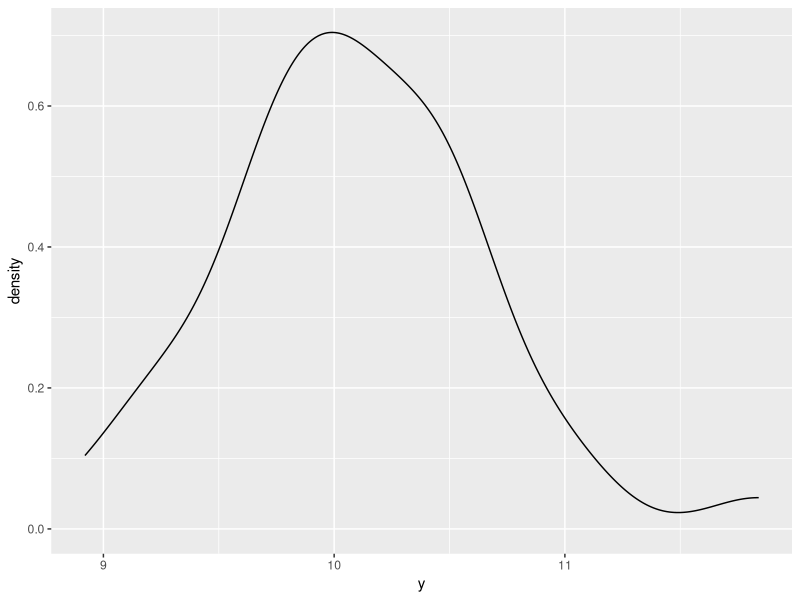
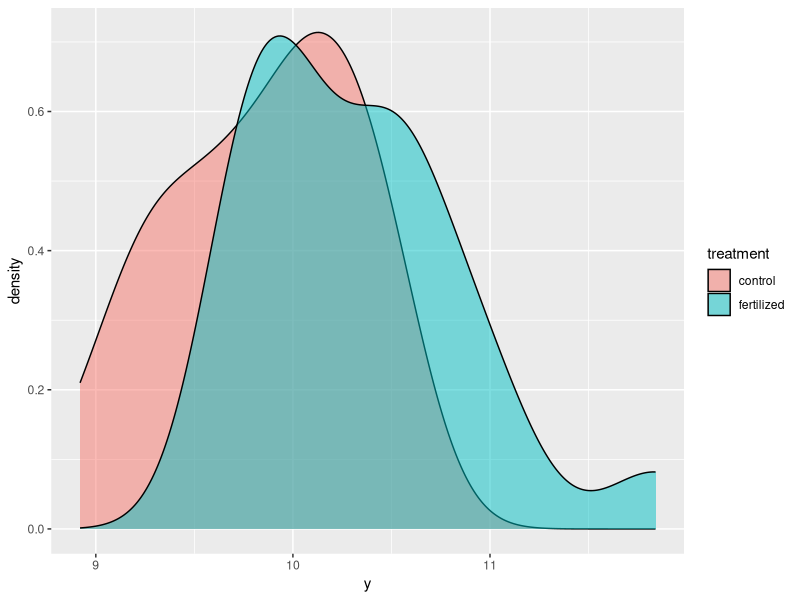
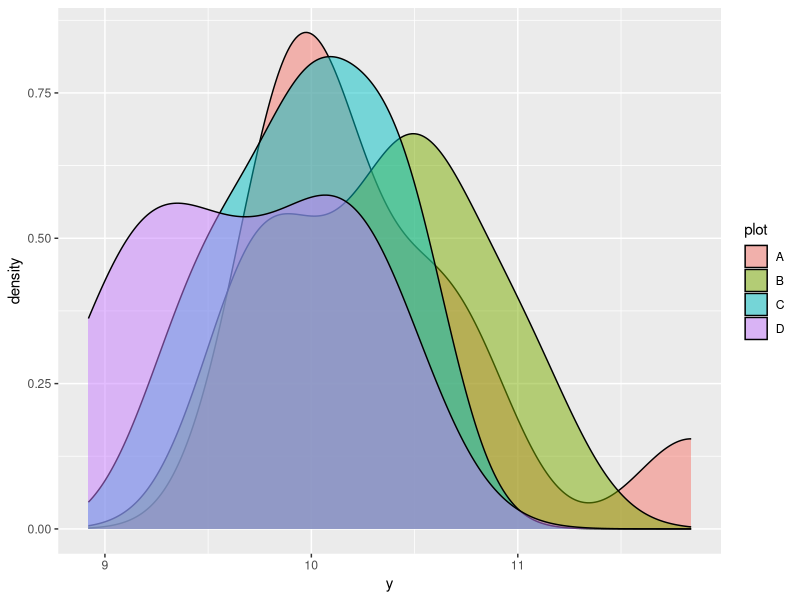
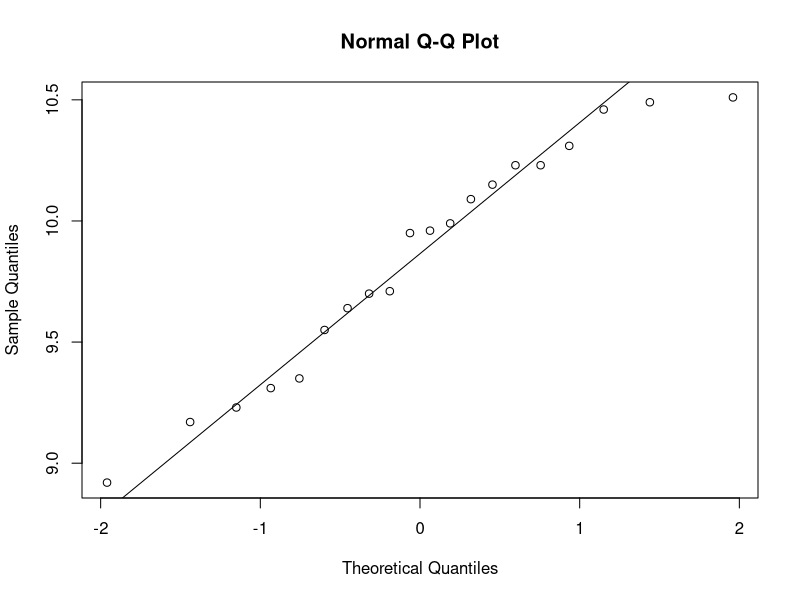
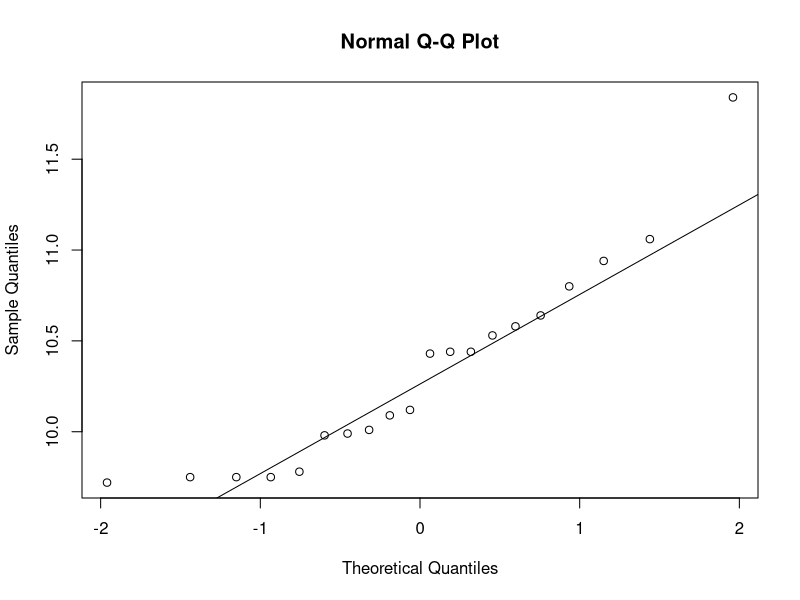
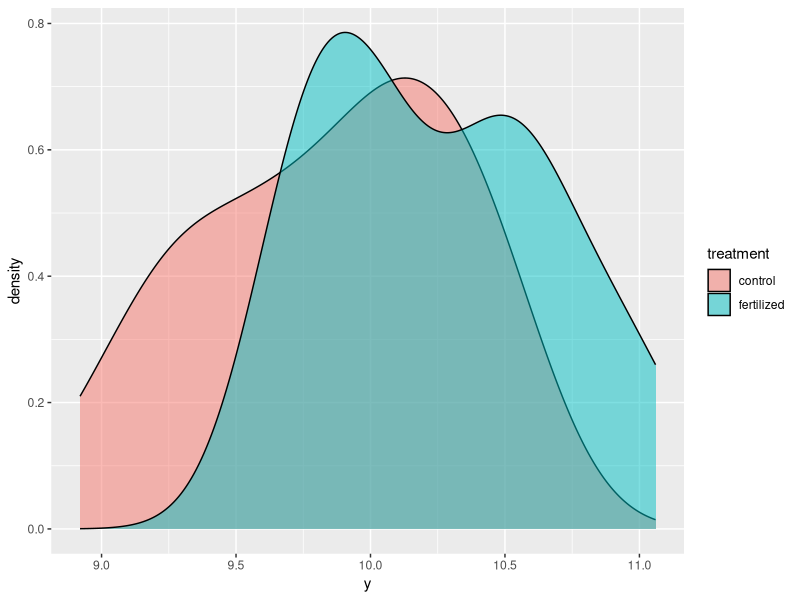
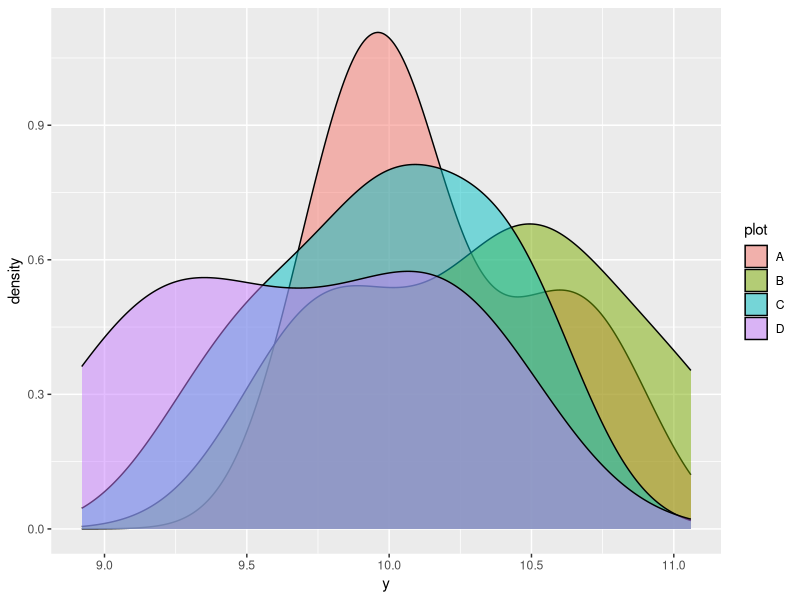
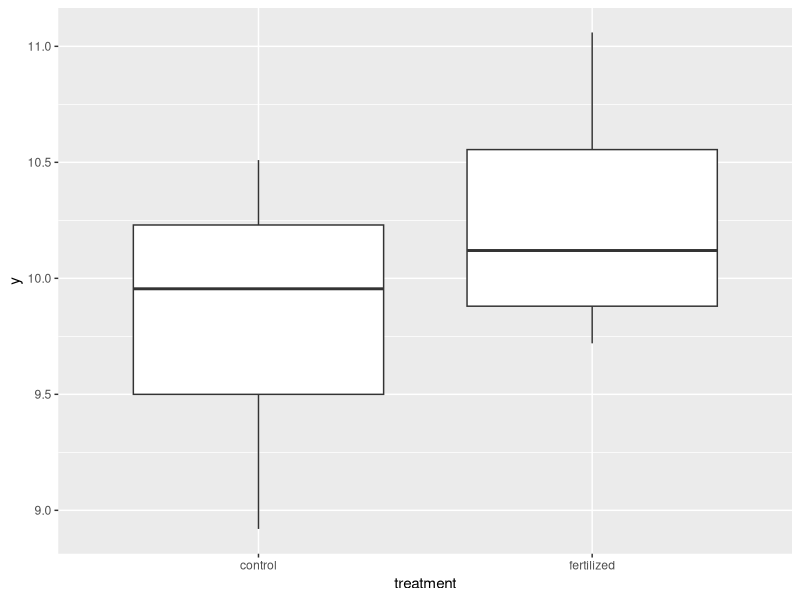

These figures' R source, in order:
installChecker <- function(package){
  #install required packages
  if(is.element(package,rownames(installed.packages())) == T){
    return(paste(package, "already installed"))
  }else {
    install.packages(package) 
  }
}

modelPerf <- function(object, ...){
  # displays diagnostics of models based on information theoretic approach
  # logic holds for w/e statistical comparison, actual calcs done by R fun'
  # should I include likelihood stuff/rel. prob?
  modelList <- list(object, ...)
  results   <- data.frame(Model = seq(1,length(modelList)))
  results$AIC <- sapply(FUN = AIC, modelList)
  results$BIC <- sapply(FUN = BIC, modelList)
  results
}

hypTest <- function(model){
  #calculate AICc of the 2 different models  
  #http://warnercnr.colostate.edu/~anderson/PDF_files/ttests.pdf
  null.param <- 1; alt.param  <- 2 #need to double check numbers of params here, going off linear regression with a dummy var
  null  <- AIC(model, k = null.param) + (2*null.param*(null.param + 1))/(length(model$residuals)*null.param)
  alt   <- AIC(model, k = null.param) + (2*alt.param*(alt.param + 1))/(length(model$residuals)*alt.param)
  pData <- c(null,alt); dI <- pData - min(pData)
  lhood <- sapply(dI, function(x)exp((-1/2)*x))
  prob  <- lhood/sum(lhood)
  data.frame(model = c("null", "alternative"), AICc = pData, 
             Likelihood = lhood, Rel.Probability = prob)
}

# An experiment has been performed to test the effects of a fertilizer.
# Four plots were randomly assigned to either control or fertilized treatment.
# Please provide code (not output) to explore the data and describe the results.
dat4 <- data.frame(treatment = factor(rep(c("control", "fertilized"), each = 20)),
                   plot = factor(rep(c("C", "D", "B", "A"), each = 10)),
                   y = c( 9.99, 10.31,  9.64, 10.51,  9.31,  9.55, 10.23,  9.95,  9.96, 10.49,
                          9.17,  9.23,  9.35,  9.71,  8.92, 10.23, 10.15,  9.70, 10.09, 10.46,
                         10.94,  9.75, 10.44, 10.09, 10.53, 10.43,  9.75, 10.58, 11.06,  9.72,
                          9.98, 10.44,  9.78, 10.01, 10.12, 11.84, 10.64, 10.80,  9.75,  9.99))

requiredpkgs <- c("plyr", "ggplot2")
sapply(requiredpkgs, installChecker)
lapply(requiredpkgs, require, character.only=T)

# exploratory analysis followed model selection 
# descriptive model using anova

#variance 
tapply(dat4$y, dat4$treatment, var) #treatment
tapply(dat4$y, dat4$plot, var) #plot

#visualizations
ggplot(dat4, aes(y)) + geom_density()
ggplot(dat4, aes(y)) + geom_density(aes(fill = treatment), alpha = .5)
ggplot(dat4, aes(y)) + geom_density(aes(fill = plot), alpha = .5)

qqnorm(dat4$y[which(dat4$treatment == "control")])
qqline(dat4$y[which(dat4$treatment == "control")])
qqnorm(dat4$y[which(dat4$treatment == "fertilized")])
qqline(dat4$y[which(dat4$treatment == "fertilized")])


# things look normal enough for the small sample size
# even with an outlier... sadly a fairly influential one, 

dat4$y[which(dat4$y == max(dat4$y))]<-NA #remove outlier, still "balanced" but its a judgement call

#more exploratory graphs for post outlier

ggplot(dat4, aes(y)) + geom_density(aes(fill = treatment), alpha = .5)
ggplot(dat4, aes(y)) + geom_density(aes(fill = plot), alpha = .5)



# when analyzed by both factors things appear to be approx. normal, 
# could use a more quantitative normality test... like anderson darling or ks test
# anova robustness to viol of norm, small sample sizes, power issues
# thats moot a posteriori 

# model selection according to AIC/BIC
# and likelihood/relative probability
# some of these could be t-tests but they are similar results.. 
# and preserves rigor of AIC/BIC
# testing all possible models because of possibility of interaction
# confounding and etc. 

fit1      <- lm(y ~ treatment + plot, data = dat4)
fit.aov1  <- aov(fit1)

fit2      <- lm(y ~ treatment , data = dat4)
fit.aov2  <- aov(fit2)

fit3      <- lm(y ~ plot , data = dat4)
fit.aov3  <- aov(fit3)

fit4      <- lm(y ~ treatment + plot + treatment:plot, data = dat4)
fit.aov4  <- aov(fit4)

modelPerf(fit.aov1, fit.aov2, fit.aov3, fit.aov4)

#take the best model and look at effect size/metric
summary(fit.aov2)
TukeyHSD(fit.aov2)
hypTest(fit.aov2)
ggplot(dat4, aes(treatment,y)) + geom_boxplot()


